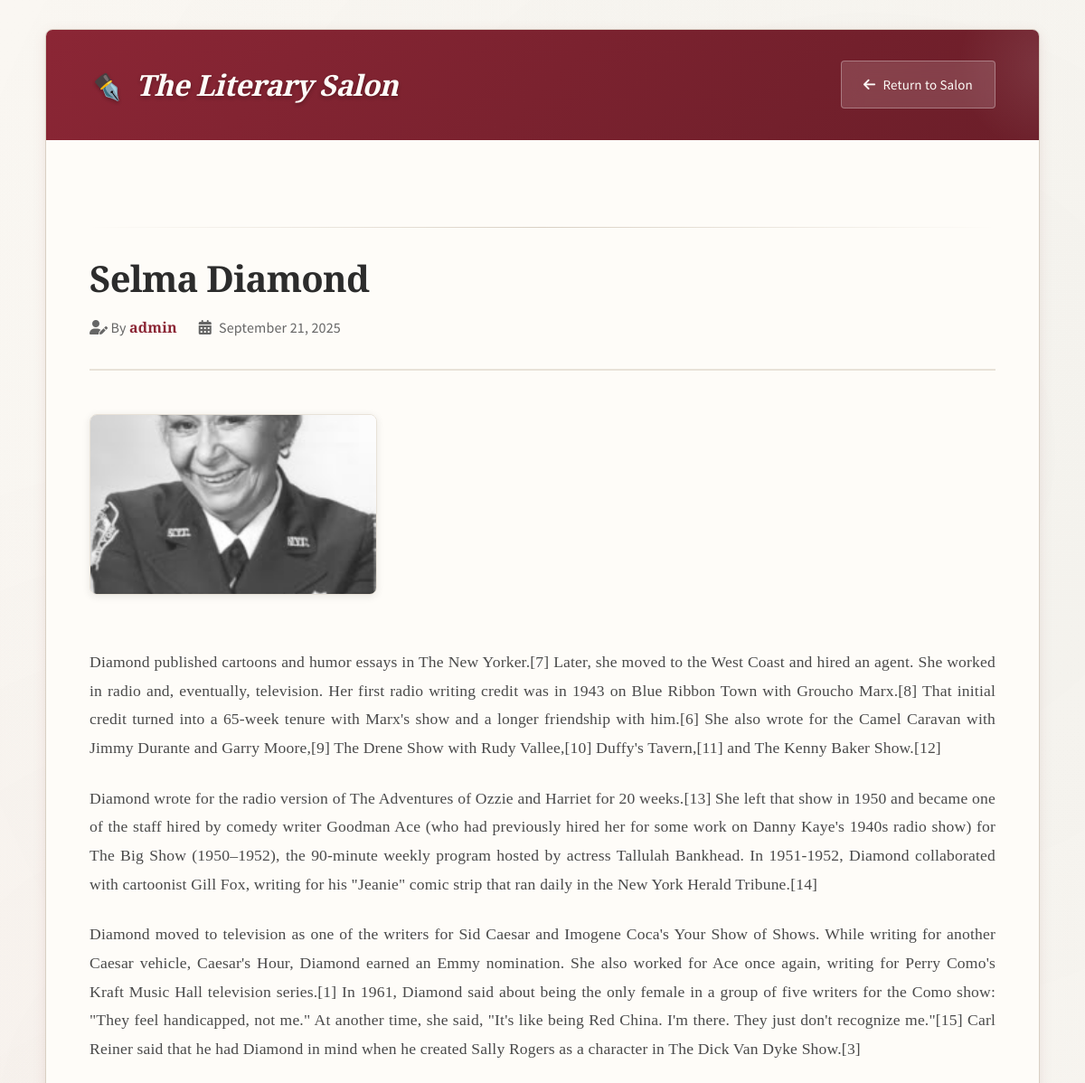
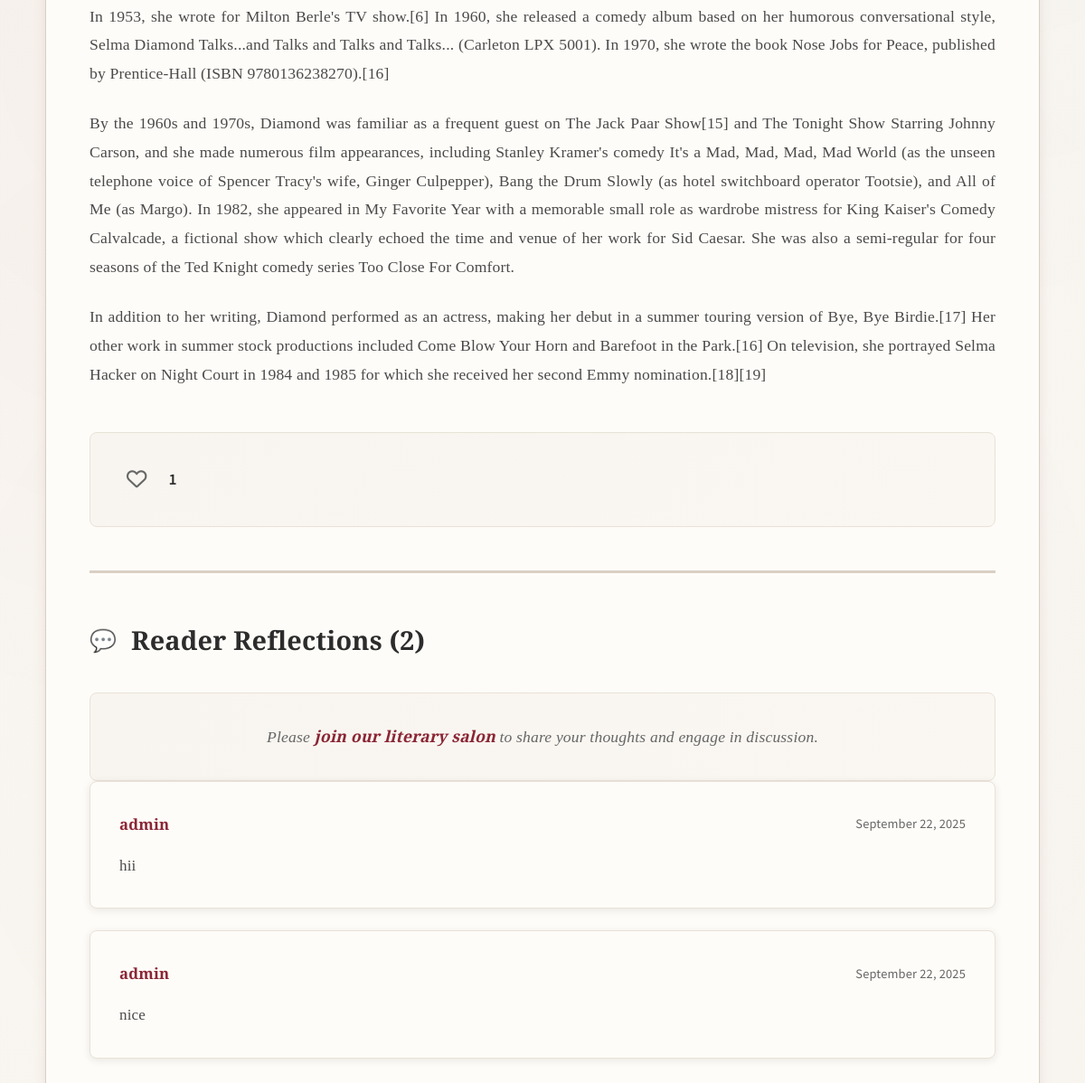
Screenshot of /post/15/ with the database file from the repository (2 pictures, top to bottom).
### home/models.py (models this page shows, shortened)
class Post(models.Model):
    title = models.CharField(max_length=200)
    content = models.TextField()
    image = models.ImageField(
        upload_to='posts/',
        blank=True,
        null=True,
        help_text="Optional cover image for the post"
    )
    author = models.ForeignKey(
        User,
        on_delete=models.CASCADE,
        related_name='posts'
    )
    likes = models.ManyToManyField(
        User,
        related_name='liked_posts',
        blank=True,
        help_text="Users who liked this post"
    )
    created_at = models.DateTimeField(auto_now_add=True)
    def total_likes(self):
        return self.likes.count()

class PostImage(models.Model):
    post = models.ForeignKey(
        Post,
        on_delete=models.CASCADE,
        related_name='images'
    )
    image = models.ImageField(upload_to='posts/gallery/')
    created_at = models.DateTimeField(auto_now_add=True)  # <-- add this

class Comment(models.Model):
    post = models.ForeignKey(
        Post,
        on_delete=models.CASCADE,
        related_name='comments'
    )
    author = models.ForeignKey(User, on_delete=models.CASCADE)
    content = models.TextField()
    created_at = models.DateTimeField(auto_now_add=True)

### home/views.py (the view)
# urls.py: path('post/<int:pk>/', views.post_detail, name='post_detail'),
def post_detail(request, pk):
    post = get_object_or_404(Post, pk=pk)
    comments = post.comments.all()
    images = post.images.all()  # all gallery images
    if request.method == "POST":
        comment_form = CommentForm(request.POST)
        if comment_form.is_valid():
            comment = comment_form.save(commit=False)
            comment.post = post
            comment.author = request.user
            comment.save()
            messages.success(request, 'Comment added successfully!')
            return redirect('post_detail', pk=post.pk)
    else:
        comment_form = CommentForm()
    return render(request, 'home/post_detail.html', {
        'post': post,
        'comments': comments,
        'comment_form': comment_form,
        'images': images
    })

### home/templates/home/post_detail.html (shortened to what this page needs)
{% load static %}
<!DOCTYPE html>
<html lang="en">
<head>
    <link rel="stylesheet" href="https://cdnjs.cloudflare.com/ajax/libs/font-awesome/6.0.0-beta3/css/all.min.css">
</head>
<body>
    <div class="container">
        <div class="header">
            <h1>The Literary Salon</h1>
            <a href="{% url 'index' %}" class="btn">
                <i class="fas fa-arrow-left"></i> Return to Salon
            </a>
        </div>
        <div class="main-content">
            <hr class="divider">
            <div class="post-header">
                <h2 class="post-title">{{ post.title }}</h2>
                <div class="post-meta">
                    <span><i class="fas fa-user-edit"></i> By <span class="post-author">{{ post.author }}</span></span>
                    <span class="post-date"><i class="fas fa-calendar-alt"></i> {{ post.created_at|date:"F j, Y" }}</span>
                </div>
            </div>
            {% if images %}
            <div class="post-images-gallery">
                {% for img in images %}
                <div class="gallery-image">
                    <img src="{{ img.image.url }}" alt="Gallery image" onclick="openImageModal('{{ img.image.url }}')">
                </div>
                {% endfor %}
            </div>
            {% endif %}
            <div class="post-content">
                {{ post.content|linebreaks }}
            </div>
            <div class="post-actions">
                <div class="engagement-item">
                    {% if user.is_authenticated %}
                    <form action="{% url 'like_post' post.pk %}" method="POST" style="display:inline;">
                        {% csrf_token %}
                        <button type="submit" class="btn-like-dislike">
                            {% if user in post.likes.all %}
                            <i class="fas fa-heart"></i>
                            {% else %}
                            <i class="far fa-heart"></i>
                            {% endif %}
                        </button>
                    </form>
                    {% else %}
                    <i class="far fa-heart btn-like-dislike"></i>
                    {% endif %}
                    <span class="engagement-count">{{ post.total_likes }}</span>
                </div>
            </div>
            <div class="comments-section">
                <h3>Reader Reflections ({{ comments.count }})</h3>
                {% if user.is_authenticated %}
                <div class="comment-form">
                    <form method="POST" action="{% url 'add_comment' post.pk %}">
                        {% csrf_token %}
                        <textarea name="content" placeholder="Share your thoughts on this piece..." required></textarea>
                        <button type="submit" class="btn btn-primary">
                            <i class="fas fa-paper-plane"></i> Share Reflection
                        </button>
                    </form>
                </div>
                {% else %}
                <div class="login-prompt">
                    Please <a href="{% url 'login' %}?next={{ request.path }}">join our literary salon</a> to share your thoughts and engage in discussion.
                </div>
                {% endif %}
                {% for comment in comments %}
                <div class="comment">
                    <div class="comment-header">
                        <span class="comment-author">{{ comment.author.username }}</span>
                        <span class="comment-date">{{ comment.created_at|date:"F j, Y" }}</span>
                    </div>
                    <div class="comment-content">
                        {{ comment.content|linebreaksbr }}
                    </div>
                </div>
                {% empty %}
                <div class="no-comments">
                    No reflections shared yet. Be the first to contribute to this literary discussion.
                </div>
                {% endfor %}
            </div>
        </div>
    </div>
</body>
</html>

### rows the page displays
Post: title "Selma Diamond", author "admin", created_at "September 21, 2025", content "Diamond published cartoons and humor essays in The New Yorker.[7] Later, she moved to the West Coast and hired an agent. She worked in radio and, eventually, television. Her first radio writing credit was in 1943 on Blue Ribbon Town with Groucho Marx.[8] That initial credit turned into a 65-week tenure with Marx's show and a longer friendship with him.[6] She also wrote for the Camel Caravan with Jimmy Durante and Garry Moore,[9] The Drene Show with Rudy Vallee,[10] Duffy's Tavern,[11] and The Kenny Baker Show.[12] Diamond wrote for the radio version of The Adventures of Ozzie and Harriet for 20 weeks.[13] She left that show in 1950 and became one of the staff hired by comedy writer Goodman…", total_likes "1", count "2"
PostImage: image (picture)
Comment: author.username "admin", created_at "September 22, 2025", content "hii"
Comment: author.username "admin", created_at "September 22, 2025", content "nice"
